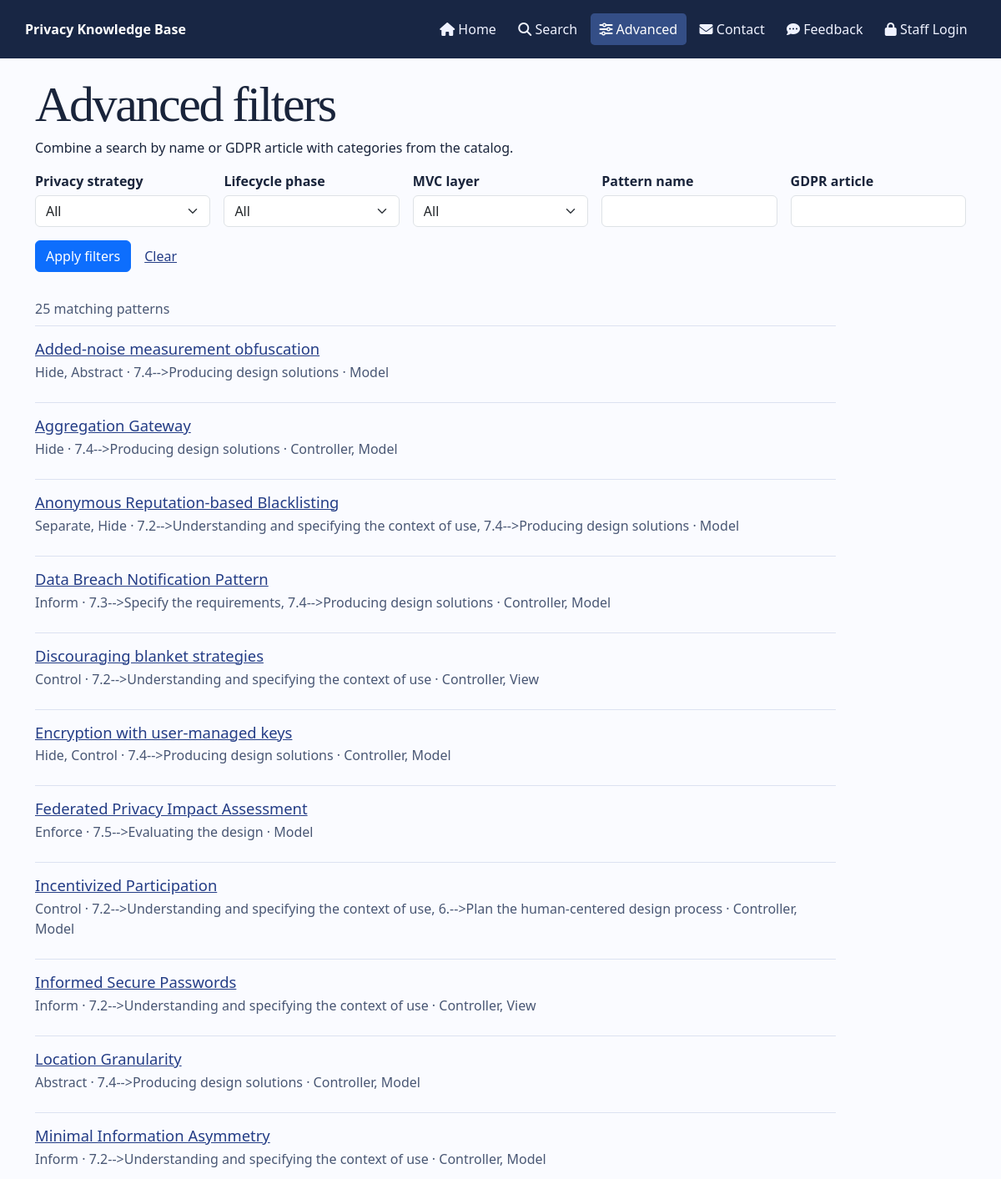
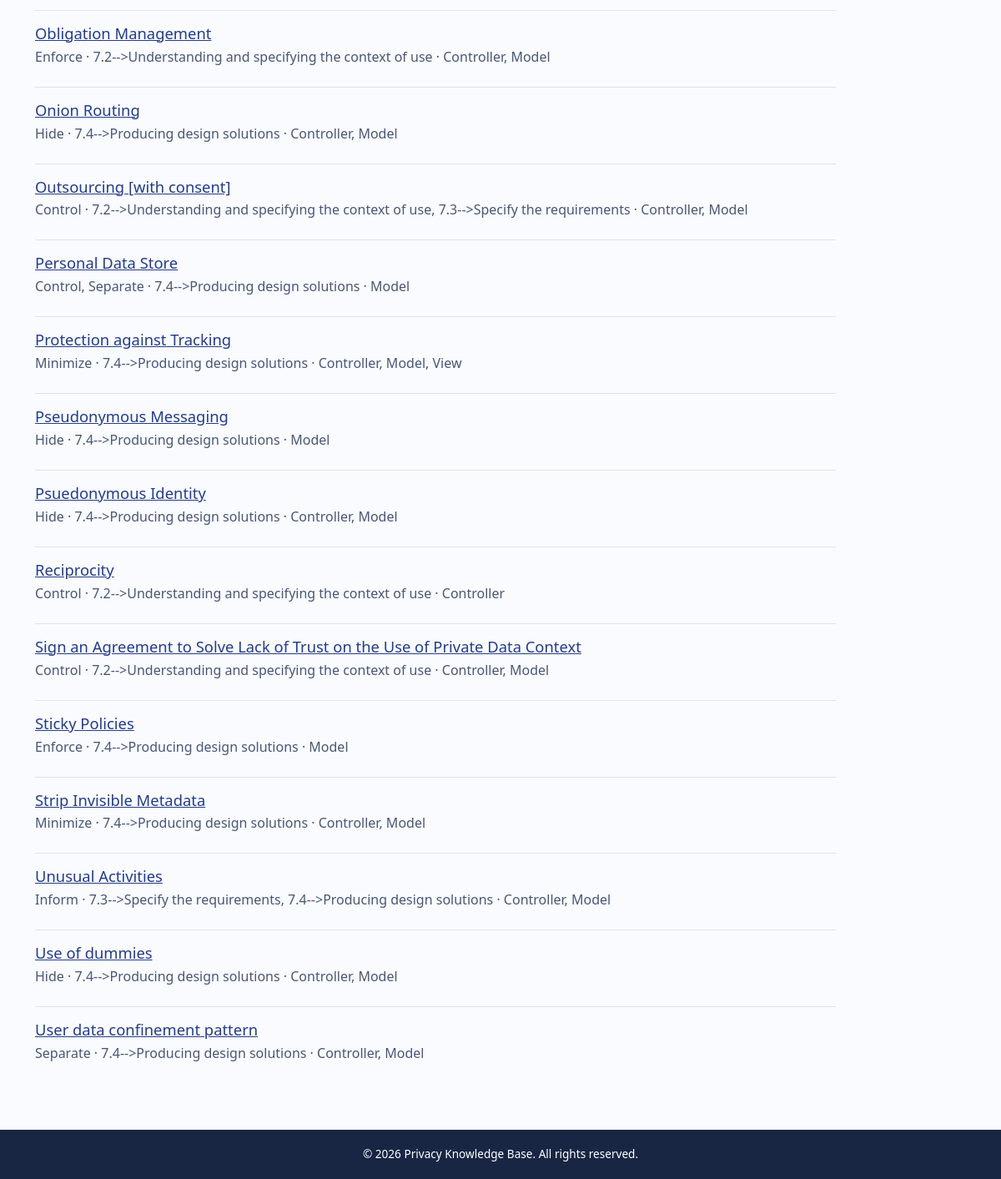
Page /advanced-search.php on the committed database (2 pictures, top to bottom).
### tables this page shows
CREATE TABLE IF NOT EXISTS `patterns` (
    `id` INT(11) NOT NULL AUTO_INCREMENT,
    `name` VARCHAR(255) NOT NULL,
    `strategies` VARCHAR(255) DEFAULT NULL,
    `description` TEXT DEFAULT NULL,
    `context` TEXT DEFAULT NULL,
    `iso_phase` VARCHAR(255) DEFAULT NULL,
    `gdpr_article` VARCHAR(255) DEFAULT NULL,
    `privacy_principles` VARCHAR(255) DEFAULT NULL,
    `owasp_categories` VARCHAR(255) DEFAULT NULL,
    `cwe_categories` TEXT DEFAULT NULL,
    `examples` TEXT DEFAULT NULL,
    `collocazione_mvc` VARCHAR(100) DEFAULT NULL,
    `updated_at` TIMESTAMP DEFAULT CURRENT_TIMESTAMP ON UPDATE CURRENT_TIMESTAMP,
    PRIMARY KEY (`id`),
     
    FULLTEXT KEY `idx_search` (`name`, `description`, `strategies`)
);

### config/database.php (called while the page is built, shortened)
<?php
class Database
{
    private static ?PDO $instance = null;
    public static function getInstance(): PDO
    {
        if (self::$instance === null) {
            $host = getenv('DB_HOST') ?: 'localhost';
            $port = getenv('DB_PORT') ?: '3306';
            $db   = getenv('DB_NAME') ?: 'privacyknowledgebase';
            $user = getenv('DB_USER') ?: 'root';
            $pass = getenv('DB_PASS') ?: '';
            $charset = 'utf8mb4';
            $dsn = "mysql:host={$host};port={$port};dbname={$db};charset={$charset}";
            $options = [
                PDO::ATTR_ERRMODE            => PDO::ERRMODE_EXCEPTION,
                PDO::ATTR_DEFAULT_FETCH_MODE => PDO::FETCH_ASSOC,
                PDO::ATTR_EMULATE_PREPARES   => false,
            ];
            try {
                self::$instance = new PDO($dsn, $user, $pass, $options);
            } catch (PDOException $e) {
                error_log("DB Connection failure: " . $e->getMessage());
                throw new RuntimeException("Service configuration unavailable. Please check system logs.");
            }
        }
        return self::$instance;
    }
}

### includes/PatternRepository.php (called while the page is built, shortened)
<?php
final class PatternRepository
{
    public function search(string $query, array $filters = []): array
    {
        $conditions = [];
        $parameters = [];
        foreach (self::FACETS + ['name' => 'Name', 'gdpr_article' => 'GDPR article'] as $column => $label) {
            $value = $filters[$column] ?? '';
            if ($value === '') {
                continue;
            }
            $isFragment = $column === 'gdpr_article' || $column === 'name';
            $parameters[] = $isFragment ? self::contains($value) : $value;
        }
        $sql = 'SELECT id, name, strategies, description, context, iso_phase, gdpr_article, collocazione_mvc FROM patterns';
        $statement = $this->db->prepare($sql . ' ORDER BY name, id LIMIT 100');
        $statement->execute($parameters);
        return $statement->fetchAll();
    }
}

### includes/pattern-results.php (the view)
<p class="result-status" id="searchStatus" role="status">
    <?= $error ? 'Search is temporarily unavailable.' : ($results === [] ? 'No matching patterns.' : count($results) . ' matching patterns') ?>
</p>
<ul class="pattern-list" id="searchResults">
<?php foreach ($results as $row): ?>
    <li>
        <h2><a href="/pattern.php?id=<?= (int)$row['id'] ?>"><?= htmlspecialchars($row['name']) ?></a></h2>
        <p><?= htmlspecialchars(implode(' · ', array_filter([$row['strategies'], $row['iso_phase'], $row['collocazione_mvc']]))) ?></p>
    </li>
<?php endforeach; ?>
</ul>

### includes/header.php (shortened to what this page needs)
<?php
$current_page = basename($_SERVER['PHP_SELF']);
?>
<!DOCTYPE html>
<html lang="en">
<head>
    <link href="https://cdn.jsdelivr.net/npm/bootstrap@5.3.3/dist/css/bootstrap.min.css" rel="stylesheet">
    <link rel="stylesheet" href="https://cdnjs.cloudflare.com/ajax/libs/font-awesome/6.5.1/css/all.min.css">
    <link rel="stylesheet" href="/styles.css">
</head>
<body>
    <header class="main-header">
        <a class="site-title" href="/">Privacy Knowledge Base</a>
        <nav aria-label="Main navigation">
            <ul>
                <?php if (isset($_SESSION['role'])): ?>
                    <?php if ($_SESSION['role'] === 'admin'): ?>
                        <li><a href="/admin.php" class="nav-link <?= $current_page === 'admin.php' ? 'active' : '' ?>"><i class="fas fa-user-shield"></i> Manage patterns</a></li>
                    <?php elseif ($_SESSION['role'] === 'security manager'): ?>
                        <li><a href="/search.php" class="nav-link <?= $current_page === 'search.php' ? 'active' : '' ?>"><i class="fas fa-search"></i> Search</a></li>
                        <li><a href="/advanced-search.php" class="nav-link <?= $current_page === 'advanced-search.php' ? 'active' : '' ?>"><i class="fas fa-sliders-h"></i> Advanced</a></li>
                        <li><a href="/security_manager.php" class="nav-link <?= $current_page === 'security_manager.php' ? 'active' : '' ?>"><i class="fas fa-shield-alt"></i> Security review</a></li>
                    <?php endif; ?>
                    <li><form action="/login.php" method="post" class="m-0">
                        <input type="hidden" name="action" value="logout">
                        <input type="hidden" name="csrf_token" value="<?= \App\Includes\get_csrf_token() ?>">
                        <button class="btn btn-sm btn-outline-light" type="submit">Sign out</button>
                    </form></li>
                <?php else: ?>
                    <li><a href="/index.php" class="nav-link <?= $current_page === 'index.php' ? 'active' : '' ?>"><i class="fas fa-home"></i> Home</a></li>
                    <li><a href="/search.php" class="nav-link <?= $current_page === 'search.php' ? 'active' : '' ?>"><i class="fas fa-search"></i> Search</a></li>
                    <li><a href="/advanced-search.php" class="nav-link <?= $current_page === 'advanced-search.php' ? 'active' : '' ?>"><i class="fas fa-sliders-h"></i> Advanced</a></li>
                    <li><a href="/contact.php" class="nav-link <?= $current_page === 'contact.php' ? 'active' : '' ?>"><i class="fas fa-envelope"></i> Contact</a></li>
                    <li><a href="/feedback.php" class="nav-link <?= $current_page === 'feedback.php' ? 'active' : '' ?>"><i class="fas fa-comment-dots"></i> Feedback</a></li>
                    <li><a href="/login.php" class="nav-link <?= $current_page === 'login.php' ? 'active' : '' ?>"><i class="fas fa-lock"></i> Staff Login</a></li>
                <?php endif; ?>
            </ul>
        </nav>
    </header>
    <main id="main-content" tabindex="-1" class="container my-4">

### public/advanced-search.php (shortened to what this page needs)
<?php
require_once __DIR__ . '/../config/database.php';
require_once __DIR__ . '/../includes/PatternRepository.php';
$filters = [];
$fields = PatternRepository::FACETS + ['name' => 'Pattern name', 'gdpr_article' => 'GDPR article'];
foreach ($fields as $key => $label) {
    $filters[$key] = trim(mb_substr(filter_input(INPUT_GET, $key) ?? '', 0, 160));
}
$error = false;
$results = [];
try {
    $repository = new PatternRepository(Database::getInstance());
    $results = $repository->search('', $filters);
} catch (Throwable $exception) {
    error_log('Advanced search failed: ' . $exception->getMessage());
    http_response_code(503);
    $error = true;
}
require_once __DIR__ . '/../includes/header.php';
?>
<header class="page-intro">
    <h1>Advanced filters</h1>
    <p>Combine a search by name or GDPR article with categories from the catalog.</p>
</header>
<form action="/advanced-search.php" method="get" class="facet-form">
    <?php foreach ($fields as $key => $label): ?>
        <div>
            <label for="<?= $key ?>"><?= htmlspecialchars($label) ?></label>
            <?php if (isset($options[$key])): ?>
                <select class="form-select" id="<?= $key ?>" name="<?= $key ?>">
                    <option value="">All</option>
                </select>
            <?php else: ?>
                <input class="form-control" id="<?= $key ?>" name="<?= $key ?>" value="<?= htmlspecialchars($filters[$key]) ?>" maxlength="160">
            <?php endif; ?>
        </div>
    <?php endforeach; ?>
    <div class="facet-actions"><button class="btn btn-primary" type="submit">Apply filters</button> <a href="/advanced-search.php">Clear</a></div>
</form>
<?php require __DIR__ . '/../includes/pattern-results.php'; ?>
<?php require_once __DIR__ . '/../includes/footer.php'; ?>

### includes/footer.php (shortened to what this page needs)
</main>
    <footer class="main-footer">
        <p>&copy; <?= date('Y') ?> Privacy Knowledge Base. All rights reserved.</p>
    </footer>
</body>
</html>

### public/styles.css (style rules this page uses)
:root { --ink: #19243b; --accent: #243d86; --paper: #fafbff; --line: #dce2f1; }
body { color: var(--ink); background: var(--paper); font-family: system-ui, sans-serif; min-height: 100vh; display: flex; flex-direction: column; }
.main-header { display: flex; justify-content: space-between; align-items: center; flex-wrap: wrap; gap: .8rem; background: #182644; color: #fff; padding: 1rem max(calc((100vw - 1140px) / 2), 1rem); }
.site-title { color: inherit; text-decoration: none; font-weight: 750; }
.main-header ul { display: flex; list-style: none; gap: .35rem; flex-wrap: wrap; margin: 0; padding: 0; }
.main-header .nav-link { color: #eff2ff; padding: .45rem .65rem; border-radius: .3rem; }
.main-header .nav-link:hover, .main-header .nav-link.active { background: #344e86; color: white; }
.main-footer { background: #182644; color: #fff; margin-top: auto; padding: 1.2rem 1rem; text-align: center; }
.main-footer p { margin: 0; font-size: .85rem; }
.knowledge-intro h1, .page-intro h1 { font-family: Georgia, serif; line-height: 1.05; letter-spacing: -.04em; }
.page-intro h1 { font-size: clamp(2.25rem, 5vw, 4.5rem); }
.facet-form { display: grid; grid-template-columns: repeat(auto-fit, minmax(min(100%, 210px), 1fr)); align-items: end; gap: 1rem; margin: 1rem 0 2rem; }
.facet-form label, .search-form label { font-weight: 650; margin-bottom: .3rem; }
.facet-actions { display: flex; align-items: center; gap: 1rem; }
.pattern-list { margin: 0 0 2rem; padding: 0; list-style: none; max-width: 60rem; }
.pattern-list li { border-top: 1px solid var(--line); padding: 1rem 0; }
.pattern-list h2 { font-size: 1.15rem; margin: 0 0 .3rem; }
.pattern-list p, .result-status { color: #495774; margin-bottom: .5rem; }
:where(a, button, input, select, textarea):focus-visible { outline: 3px solid #a33c00 !important; outline-offset: 3px; }
main a:not(.btn) { color: #243d86; }

### rows in the picture
patterns: name "Added-noise measurement obfuscation", strategies+iso_phase+collocazione_mvc "Hide, Abstract · 7.4-->Producing design solutions · Model"
patterns: name "Aggregation Gateway", strategies+iso_phase+collocazione_mvc "Hide · 7.4-->Producing design solutions · Controller, Model"
patterns: name "Anonymous Reputation-based Blacklisting", strategies+iso_phase+collocazione_mvc "Separate, Hide · 7.2-->Understanding and specifying the context of use, 7.4-->Producing design solutions · Model"
patterns: name "Data Breach Notification Pattern", strategies+iso_phase+collocazione_mvc "Inform · 7.3-->Specify the requirements, 7.4-->Producing design solutions · Controller, Model"
patterns: name "Discouraging blanket strategies", strategies+iso_phase+collocazione_mvc "Control · 7.2-->Understanding and specifying the context of use · Controller, View"
patterns: name "Encryption with user-managed keys", strategies+iso_phase+collocazione_mvc "Hide, Control · 7.4-->Producing design solutions · Controller, Model"
patterns: name "Federated Privacy Impact Assessment", strategies+iso_phase+collocazione_mvc "Enforce · 7.5-->Evaluating the design · Model"
patterns: name "Incentivized Participation", strategies+iso_phase+collocazione_mvc "Control · 7.2-->Understanding and specifying the context of use, 6.-->Plan the human-centered design process · Controller, Model"
patterns: name "Informed Secure Passwords", strategies+iso_phase+collocazione_mvc "Inform · 7.2-->Understanding and specifying the context of use · Controller, View"
patterns: name "Location Granularity", strategies+iso_phase+collocazione_mvc "Abstract · 7.4-->Producing design solutions · Controller, Model"
patterns: name "Minimal Information Asymmetry", strategies+iso_phase+collocazione_mvc "Inform · 7.2-->Understanding and specifying the context of use · Controller, Model"
patterns: name "Obligation Management", strategies+iso_phase+collocazione_mvc "Enforce · 7.2-->Understanding and specifying the context of use · Controller, Model"
patterns: name "Onion Routing", strategies+iso_phase+collocazione_mvc "Hide · 7.4-->Producing design solutions · Controller, Model"
patterns: name "Outsourcing [with consent]", strategies+iso_phase+collocazione_mvc "Control · 7.2-->Understanding and specifying the context of use, 7.3-->Specify the requirements · Controller, Model"
patterns: name "Personal Data Store", strategies+iso_phase+collocazione_mvc "Control, Separate · 7.4-->Producing design solutions · Model"
patterns: name "Protection against Tracking", strategies+iso_phase+collocazione_mvc "Minimize · 7.4-->Producing design solutions · Controller, Model, View"
patterns: name "Pseudonymous Messaging", strategies+iso_phase+collocazione_mvc "Hide · 7.4-->Producing design solutions · Model"
patterns: name "Psuedonymous Identity", strategies+iso_phase+collocazione_mvc "Hide · 7.4-->Producing design solutions · Controller, Model"
patterns: name "Reciprocity", strategies+iso_phase+collocazione_mvc "Control · 7.2-->Understanding and specifying the context of use · Controller"
patterns: name "Sign an Agreement to Solve Lack of Trust on the Use of Private Data Context", strategies+iso_phase+collocazione_mvc "Control · 7.2-->Understanding and specifying the context of use · Controller, Model"
patterns: name "Sticky Policies", strategies+iso_phase+collocazione_mvc "Enforce · 7.4-->Producing design solutions · Model"
patterns: name "Strip Invisible Metadata", strategies+iso_phase+collocazione_mvc "Minimize · 7.4-->Producing design solutions · Controller, Model"
patterns: name "Unusual Activities", strategies+iso_phase+collocazione_mvc "Inform · 7.3-->Specify the requirements, 7.4-->Producing design solutions · Controller, Model"
patterns: name "Use of dummies", strategies+iso_phase+collocazione_mvc "Hide · 7.4-->Producing design solutions · Controller, Model"
patterns: name "User data confinement pattern", strategies+iso_phase+collocazione_mvc "Separate · 7.4-->Producing design solutions · Controller, Model"

### other values in the picture
$label "Privacy strategy"
$label "Lifecycle phase"
$label "MVC layer"
$label "Pattern name"
$label "GDPR article"
count($results) "25"
